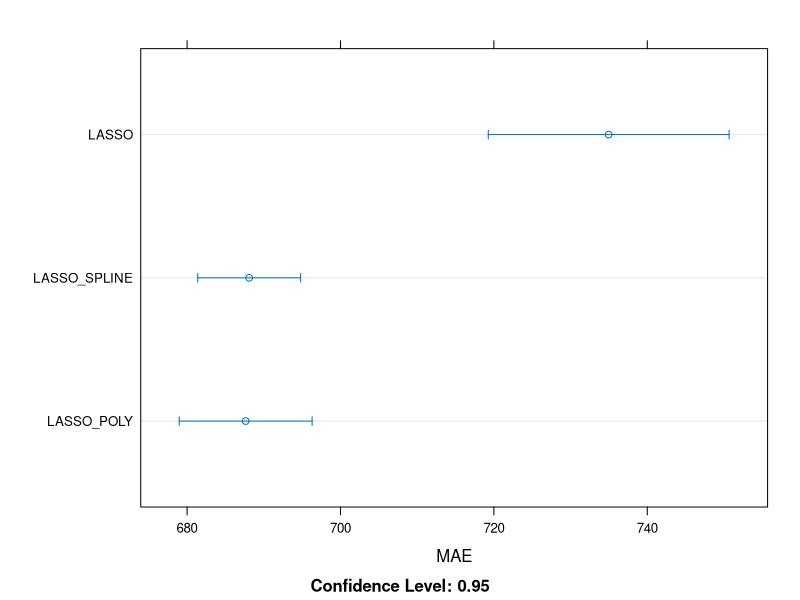

Write R code to recreate this figure. (Note: this script raises an error after producing the figure.)
# Pacotes -----------------------------------------------------------------

library(tidyverse)
library(caret)
library(recipes)

# Data --------------------------------------------------------------------

diamantes <- ggplot2::diamonds

# retirar linhas que estão erradas.
diamantes <- diamantes %>% 
  mutate(
    depth2 = round(2 * z / (x + y), 3)*100, 
    teste = near(depth, depth2, tol = 1)
  ) %>% 
  filter(teste == TRUE) %>% 
  select(-depth2, -teste)

# transformar variaveis em caracter
diamantes <- diamantes %>% 
  mutate_at(vars(cut, color, clarity), as.character)

id_train <- sample.int(nrow(diamantes), 0.8*nrow(diamantes))
train <- diamantes[id_train,]
valid <- diamantes[-id_train,]

# Receita & Train Control -------------------------------------------------

receita <- recipe(price ~ ., data = train) %>% 
  step_center(all_numeric(), -all_outcomes()) %>% 
  step_scale(all_numeric(), -all_outcomes()) %>% 
  step_dummy(all_nominal(), -all_outcomes()) %>% 
  step_zv(all_predictors()) 

tc <- trainControl(method = "cv", number = 5, verboseIter = TRUE)

# Modelo linear -----------------------------------------------------------

getModelInfo("glmnet", regex = FALSE)$glmnet$parameters

lasso_1 <- receita %>% 
  train(
    data = train, 
    method = "glmnet", 
    trControl = tc, 
    tuneLength = 5,
    metric = "MAE"
  )

lasso_2 <- receita %>% 
  step_poly(x, y, z, carat) %>% 
  train(
    data = train, 
    method = "glmnet", 
    trControl = tc, 
    tuneLength = 5,
    metric = "MAE"
  )

lasso_3 <- receita %>% 
  step_ns(x, y, z, carat) %>% 
  train(
    data = train, 
    method = "glmnet", 
    trControl = tc, 
    tuneLength = 5,
    metric = "MAE"
  )

resamps <- resamples(
  list(
    LASSO = lasso_1, 
    LASSO_POLY = lasso_2, 
    LASSO_SPLINE = lasso_3
  )
)

dotplot(resamps, metric = "MAE")

saveRDS(lasso_2, "lasso.rds")


# Random Forest -----------------------------------------------------------

getModelInfo("ranger", regex = FALSE)$ranger$parameters

rf <- receita %>% 
  train(
    data = train, 
    method = "ranger", 
    trControl = tc, 
    tuneLength = 3,
    metric = "MAE"
  )

saveRDS(rf, "rf.rds")

resamps <- resamples(
  list(
    LASSO = lasso_1, 
    LASSO_POLY = lasso_2, 
    LASSO_SPLINE = lasso_3,
    RF = rf
  )
)

dotplot(resamps, metric = "MAE")

# XGBoost -----------------------------------------------------------------

getModelInfo("xgbTree", regex = FALSE)$xgbTree$parameters

tc <- trainControl(
  method = "cv", 
  number = 5, 
  verboseIter = TRUE, 
  search = "random"
  )

xgb <- receita %>% 
  train(
    data = train, 
    method = "xgbTree", 
    trControl = tc, 
    tuneLength = 10,
    metric = "MAE"
  )

saveRDS(xgb, "xgb.rds")

resamps <- resamples(
  list(
    LASSO = lasso_1, 
    LASSO_POLY = lasso_2, 
    LASSO_SPLINE = lasso_3,
    RF = rf,
    XGB = xgb
  )
)

dotplot(resamps, metric = "MAE")

# Previsao na base de teste -----------------------------------------------

previsoes <- valid %>% 
  mutate(
    LASSO = predict(lasso_2, valid),
    RF = predict(rf, valid),
    XGB = predict(xgb, valid)
  ) %>% 
  gather(modelo, predito, LASSO, RF, XGB)

previsoes %>% 
  group_by(modelo) %>% 
  summarise(MAE = mean(abs(predito - price)))

previsoes %>% 
  ggplot(aes(x = price, y = predito)) +
  geom_point() +
  facet_wrap(~modelo, ncol = 3) +
  geom_abline(intercept = 0, slope = 1, color = "red", linetype = "dashed")



